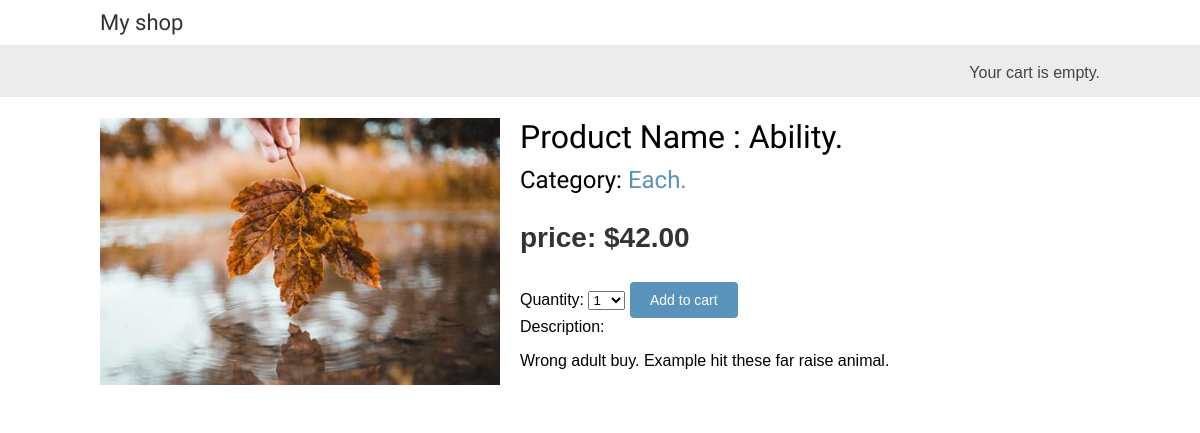
Screenshot of /11/ability/ with the database file from the repository.
### shop/models.py (models this page shows, shortened)
class Product(models.Model):
    category = models.ForeignKey(Category,
                                 related_name='products',
                                 on_delete=models.CASCADE)
    name = models.CharField(max_length=200)
    slug = models.SlugField(max_length=200)
    image = models.ImageField(upload_to='products/',
                              blank=True)
    description = models.TextField(blank=True)
    price = models.DecimalField(max_digits=10,
                                decimal_places=2)
    available = models.BooleanField(default=True)
    created = models.DateTimeField(auto_now_add=True)
    updated = models.DateTimeField(auto_now=True)
    class Meta:
        ordering = ['name']
        indexes = [
        models.Index(fields=['id', 'slug']),
        models.Index(fields=['name']),
        models.Index(fields=['-created']),
        ]

class Category(models.Model):
    name = models.CharField(max_length=200)
    slug = models.SlugField(max_length=200,
                            unique=True)
    class Meta:
        ordering = ['name']
        indexes = [
        models.Index(fields=['name']),
        ]
        verbose_name = 'category'
        verbose_name_plural = 'categories'
    def __str__(self):
        return self.name
    def get_absolute_url(self):
        return reverse('shop:product_list_by_category',
                       args=[self.slug])

### shop/views.py (the view)
# urls.py: path('<int:id>/<slug:slug>/', views.product_detail,
def product_detail(request, id, slug):
    product = get_object_or_404(Product,
                                id=id,
                                slug=slug,
                                available=True)
    cart_product_form = CartAddProductForm()
    return render(request,
                  'shop/product/detail.html',
                  {'product': product,
                   'cart_product_form': cart_product_form})

### cart/forms.py
class CartAddProductForm(forms.Form):
    quantity = forms.TypedChoiceField(
        choices=PRODUCT_QUANTITY_CHOICES,
        coerce=int)
    override = forms.BooleanField(required=False,
                                  initial=False,
                                  widget=forms.HiddenInput)

### cart/cart.py (called while the page is built)
    def __len__(self):
        return sum(item['quantity'] for item in self.cart.values())

### cart/context_processors.py (called while the page is built)
def cart(request):
    return {'cart': Cart(request)}

### shop/templates/shop/product/detail.html (shortened to what this page needs)
{% extends "shop/base.html" %}
{% load static %}
{% block content %}
 <div class="product-detail">
 <img src="{% if product.image %}{{ product.image.url }}{% else %}
 {% static "img/no_image.png" %}{% endif %}">
 <h1>Product Name : {{ product.name }}</h1>
 <h2>
    Category:
 <a href="{{ product.category.get_absolute_url }}">
 {{ product.category }}
 </a>
 </h2>
 <p class="price"> price: ${{ product.price }}</p>
 <form action="{% url "cart:cart_add" product.id %}" method="post">
   {{ cart_product_form }}
   <input type="submit" value="Add to cart">
  </form>
 Description:
 {{ product.description|linebreaks }}
 </div>
{% endblock %}

### shop/static/css/base.css (style rules this page uses)
body { margin:0; padding:0; font-family:helvetica, sans-serif; }
h1, h2, h3, h4, h5 , h6 { font-family: 'Ubuntu', sans-serif; font-weight:normal; }
a { text-decoration:none; color:#5993bb; }
a.button, input[type="submit"] { color:#fff; background:#5993bb; border-radius:4px; padding:10px 20px; font-size:14px; border:0; }
.product-detail { text-align:justify; }
.product-detail .price { color:#333; font-size:28px; font-weight:bold; }
.product-detail img { width:40%; float:left; padding:0 20px 20px 0; }
.product-detail h1 { margin-bottom:0; }
.product-detail h2 { margin-top:10px; }

### rows the page displays
Product: image (picture), name "Ability.", category "Each.", price "42.00", description "Wrong adult buy. Example hit these far raise animal."
